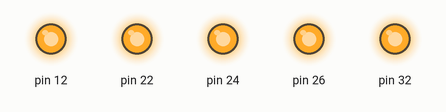
Simulated run of this program. Board: Raspberry Pi (header pin numbers). On the bench: output pins drawn as LEDs (lit = HIGH).

Above: at 0.5 s.
At 3.5 s:
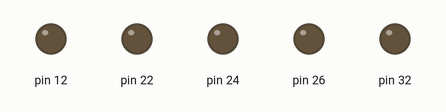
Timing chart, 0 to 4.6 s (numbered marks = the images above):
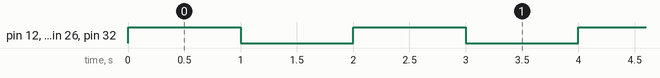

The program:

main.py
```python
import RPi.GPIO as GPIO    # Import Raspberry Pi GPIO library
from time import sleep     # Import the sleep function from the time module
GPIO.setwarnings(False)    # Ignore warning for now
GPIO.setmode(GPIO.BOARD)   # Use physical pin numbering
GPIO.setup(12, GPIO.OUT, initial=GPIO.LOW)
GPIO.setup(22, GPIO.OUT, initial=GPIO.LOW)
GPIO.setup(24, GPIO.OUT, initial=GPIO.LOW)
GPIO.setup(26, GPIO.OUT, initial=GPIO.LOW)
GPIO.setup(32, GPIO.OUT, initial=GPIO.LOW)


while True: # Run forever
 GPIO.output(12, GPIO.HIGH) # Turn on
 GPIO.output(22, GPIO.HIGH) # Turn on
 GPIO.output(24, GPIO.HIGH) # Turn on
 GPIO.output(26, GPIO.HIGH) # Turn on
 GPIO.output(32, GPIO.HIGH) # Turn on
 sleep(1) # Sleep for 1 second
 GPIO.output(12, GPIO.LOW) # Turn off
 GPIO.output(22, GPIO.LOW) # Turn off
 GPIO.output(24, GPIO.LOW) # Turn off
 GPIO.output(26, GPIO.LOW) # Turn off
 GPIO.output(32, GPIO.LOW) # Turn off
 sleep(1) # Sleep for 1 second
```

Measured:
- by itself, pin 12, pin 22, pin 24, pin 26, pin 32: alternates HIGH for 1.0 s and LOW for 1.0 s
